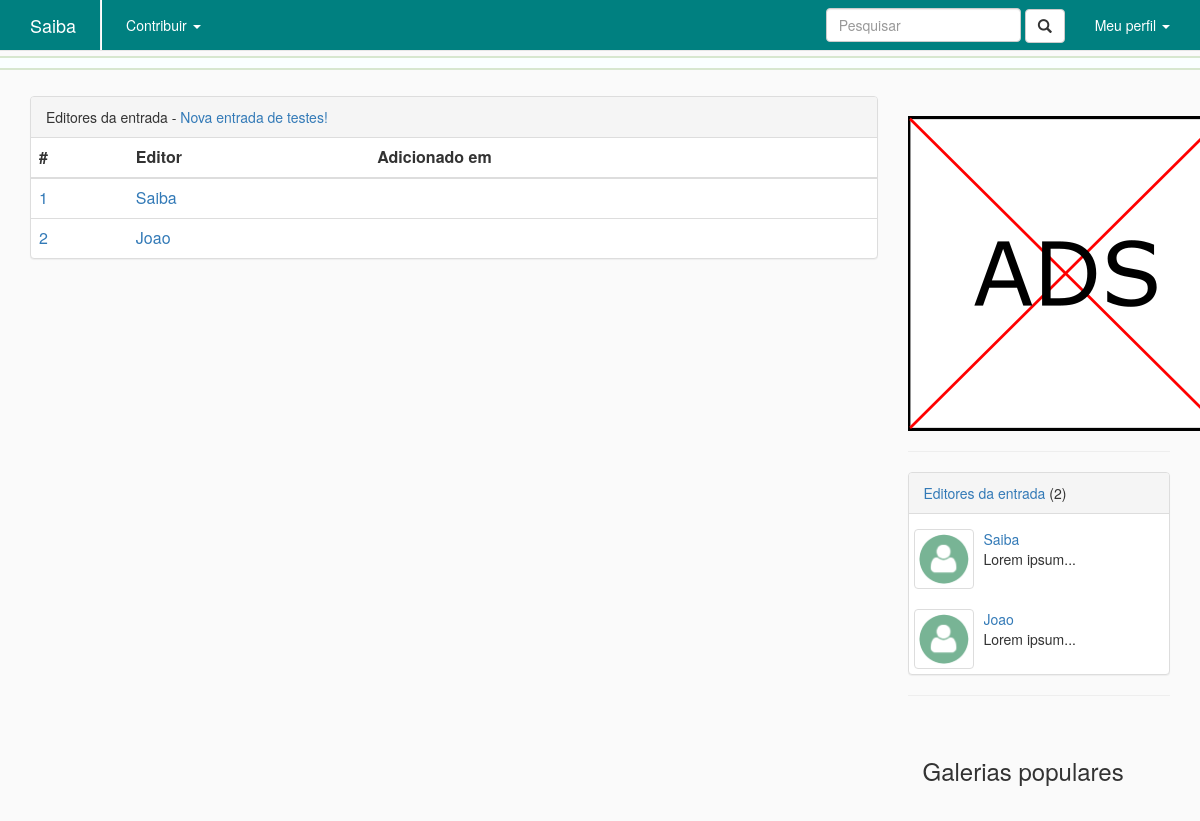
The page /entrada/nova-entrada-de-testes/editoria on the database as committed earlier.
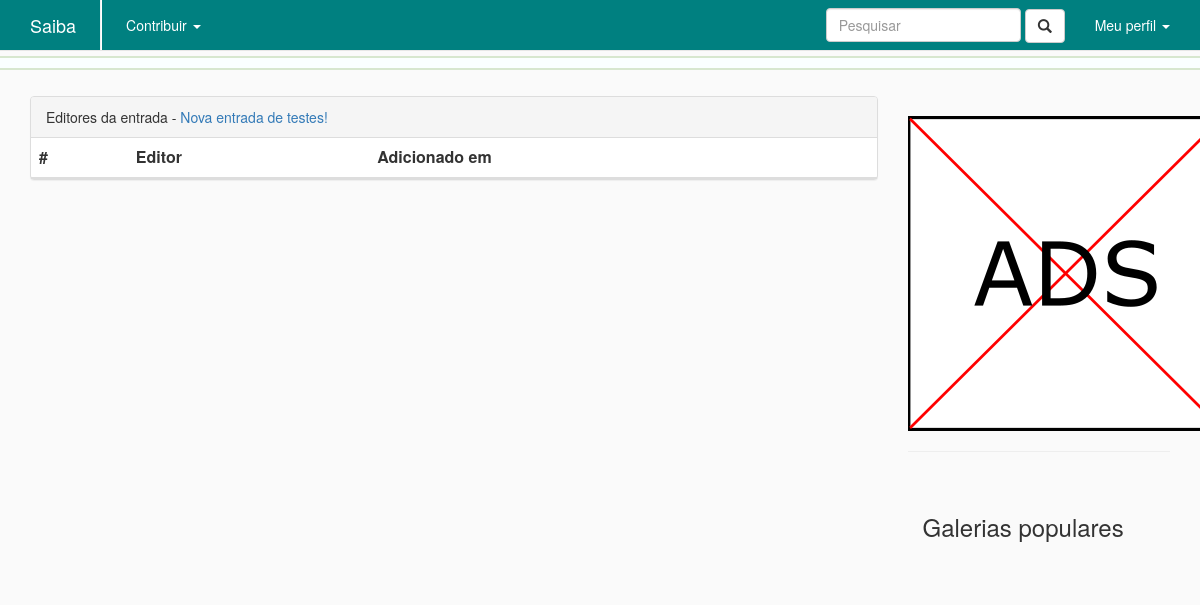
The same page on the database as committed later.
### profile/models.py (models this page shows, shortened)
class Profile(models.Model):
    user        = models.OneToOneField(User, on_delete=models.CASCADE)
    slug        = models.SlugField(max_length=250, default="", blank=True)
    avatar      = models.ImageField(blank=True, upload_to='icon/', default='icon/perfil.png')
    gender      = models.CharField(max_length = 500, blank=True)
    location    = models.CharField(max_length = 500)
    about       = models.CharField(max_length = 1500)

### entry/models.py (models this page shows, shortened)
class Entry(models.Model):
    author                  = models.ForeignKey(User, default=1)
    title                   = models.CharField(max_length=250)
    slug                    = models.SlugField(max_length=250, default="", blank=True)
    status                  = models.ForeignKey(Status, default=1)
    category                = models.ForeignKey(Category, default=1)
    type                    = models.CharField(max_length=100)
    date_origin             = models.CharField(max_length=100, blank=True)
    origin                  = models.CharField(max_length=100)
    additional_references   = models.CharField(max_length=100)
    icon                    = models.ImageField(blank=True, upload_to='icon/')
    hidden                  = models.BooleanField(default=False)
    images_locked           = models.BooleanField(default=False)
    videos_locked           = models.BooleanField(default=False)
    comments_locked         = models.BooleanField(default=False)
    tags                    = models.ManyToManyField('home.Tag', blank=True)
    trending_points         = models.IntegerField(default=0)
    editorship              = models.ManyToManyField('profile.Profile', blank=True)
    class Meta:
        verbose_name_plural = "entries"

### entry/views.py (the view)
# urls.py: url(r'^(?P<entry_slug>[\w-]+)/editoria$', views.editorship, name='editorship'),
def editorship(request, entry_slug):
    entry = get_object_or_404(Entry, slug=entry_slug)
    editor_list = entry.editorship.all()
    user_editor_list = list()
    for user_in_list in editor_list:
        user_editor_list.append(user_in_list.user)
    context = {'entry':entry, 'editor_list': editor_list, 'user_editor_list':user_editor_list}
    return render(request, 'entry/editorship.html', context)

### entry/templates/entry/editorship.html (shortened to what this page needs)
﻿{% extends 'home/base.html' %}
{% block body %}
    <div id="lista-editores" class="panel panel-default">
        <div class="panel-heading">Editores da entrada - <a href='{% url 'entry:detail' entry.slug %}'>{{ entry.title }}</a></div>
        <table class="table">
            <thead>
                <tr>
                    <th>#</th>
                    <th>Editor</th>
                    <th>Adicionado em</th>
                </tr>
            </thead>
            <tbody>
                {% for editor in editor_list %}
                        <tr>
                            <td><a href='#'>{{ forloop.counter }}</a></td>
                            <td><a href='{% url 'profile:detail' editor.user.profile.slug %}'>{{ editor.user.username }}</a></td>
                            <td><a href='#'>{{editor.date}}</a></td>
                        </tr>
                {% endfor %}
            </tbody>
        </table>
    </div>
{% endblock %}

### home/templates/home/sidebar.html (shortened to what this page needs)
﻿<section id="ads">
    <img src="/media/ad_test.png" class='media-object'/>
</section>
{% if entry.editorship.all %}
<hr/>
<section id="lista-editores" class="panel panel-default">
    <div class="panel-heading"><a href="{% url 'entry:editorship' entry.slug %}">Editores da entrada</a> ({{entry.editorship.all|length}})</div>
    {% for editor in entry.editorship.all %}
        <div class="media" style="padding-left:5px; padding-bottom: 5px;">
          <div class="media-left">
            <img src="{{editor.avatar.url}}" class="media-object img-thumbnail" style="width:60px">
          </div>
          <div class="media-body">
            <a class='media-heading' href="{% url 'profile:detail' editor.slug %}">{{editor.user.username}}</a>
            <p>Lorem ipsum...</p>
          </div>
        </div>
    {% endfor %}
</section>
{% endif %}
<hr/>
<section id="galerias-populares" class="container media col-md-12">
    <h2>Galerias populares</h2>
</section>

Rows that differ between the two databases and show on the page:
no longer on this page (row unchanged): Profile: user.username "Saiba", avatar (picture)
no longer on this page (row unchanged): Profile: user.username "Joao", avatar (picture)
changed Entry "Nova entrada de testes!": editorship.all|length "2" → (not shown)
Other text that changed with them:
text no longer shown: "Editores da entrada ( )"
